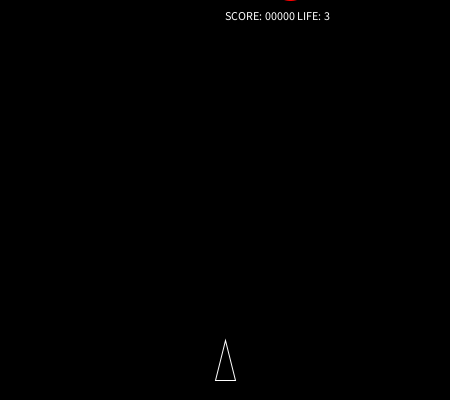
Frame 1 (no input)
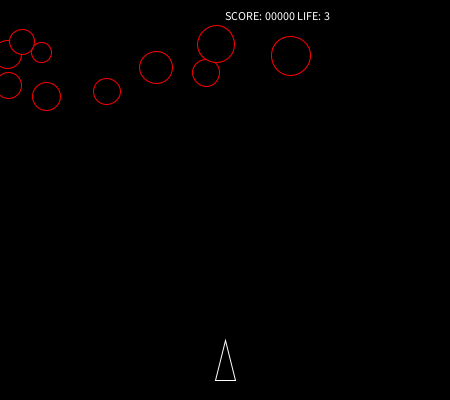
Frame 60 (the mouse pressed at the canvas centre just before this capture)
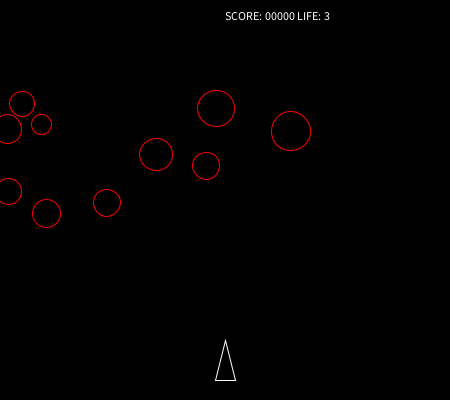
Frame 120 (the mouse held since frame 60 and released just before this capture)

The Processing sketch that drew these frames (run headless with seeded random() and noise(); from frame 60 on, the mouse is pressed at the canvas centre):

// Processing sketch: processing_month_day_018
// ── processing_month_day_018.pde
SpaceShip spaceShip;

ArrayList<Asteroid> asteroids;

int score;
int life;

void setup()
{
    size( 450, 400 );
    
    spaceShip = new SpaceShip();

    asteroids = new ArrayList<Asteroid>();
    for (int i = 0; i < 10; i++) {
        asteroids.add( new Asteroid() );
    }
    
    score = 0;
    life = 3;

}

void draw()
{
    background(0);
    noSmooth();
 
    if ( life > 0 ) {
 
        for (Asteroid a : asteroids ) {
            a.update();
            a.render();
        
            if ( collide( a ) ) {
                spaceShip.hit = true;
            }
        }

        spaceShip.render();

        if ( spaceShip.hit && spaceShip.starRadius > 40 ) {
            resetAfterHit();
        }
    } else {
        fill(255);
        text("GAME OVER", 255, 200 );
    }

    fill(255);
    text("SCORE: " + nf(score, 5) + " LIFE: " + life, 225, 20);
    
}

void keyPressed()
{
    if (key == CODED) {
        if (keyCode == LEFT) {
            spaceShip.update( -10 );
        }

        if (keyCode == RIGHT) {
            spaceShip.update( 10 );
        }
    }
    
    if (key == ' ' && life == 0 ) {
        resetGame();
    }
}

// ── Asteroid.pde
class Asteroid
{
    PVector location;
    float   speed;
    float   radius;
    
    Asteroid()
    {
        location = new PVector( random( width ), -20 );
        speed = random( 1, 2 );
        radius = random( 10, 20 );
    }
    
    void update()
    {
        location.y += speed;
        
        if (location.y >= height + radius) {
            reset();
            score++;
         }
         
    }
    
    void render()
    {
        fill(0);
        stroke(255, 0, 0);
        
        pushMatrix();
        translate( location.x, location.y );
        ellipse( 0, 0, radius * 2, radius * 2 );
        popMatrix();
        
    }
    
    void reset()
    {
         location.x = random(width);
         location.y = -20;
         speed = random( 1, 2 );
         radius = random( 10, 20 );
         
//         hit = false;
    }

}

// ── SpaceShip.pde
class SpaceShip
{
    PVector location;
    
    PVector point1;
    PVector point2;
    PVector point3;
 
    boolean hit;
    float   starRadius;
   
    SpaceShip()
    {
        location = new PVector( width/2, 360 );
        point1   = new PVector( location.x     , location.y - 20 );
        point2   = new PVector( location.x + 10, location.y + 20 );
        point3   = new PVector( location.x - 10, location.y + 20 );
        
        hit = false;
        starRadius = 10;
        
    }
    
    void update(float x)
    {
        location.x += x;
        
        location.x = constrain( location.x, 15, width - 15 );
        
        point1.set( location.x     , location.y - 20, 0 );
        point2.set( location.x + 10, location.y + 20, 0 );
        point3.set( location.x - 10, location.y + 20, 0 );
 
   }
    
    void render()
    {
        fill(0);
        stroke(255);        
        triangle( point1.x, point1.y, point2.x, point2.y, point3.x, point3.y );
 
        if ( hit ) {
            stroke(0, 255, 0);
            noFill();
            star( location.x, location.y, starRadius );
            starRadius++;
        } 

    }

    void reset()
    {
        starRadius = 10;
        hit = false;
        location.set( width/2, 360, 0 );
        update(0);
    }
}

// ── functions.pde
boolean collide(Asteroid a)
{
    boolean line1 = circleLineIntersect(spaceShip.point1.x, spaceShip.point1.y, spaceShip.point2.x, spaceShip.point2.y, a.location.x, a.location.y, a.radius);
    boolean line2 = circleLineIntersect(spaceShip.point3.x, spaceShip.point3.y, spaceShip.point1.x, spaceShip.point1.y, a.location.x, a.location.y, a.radius);

    if ( line1 || line2 ) {
        return true;
    } else {
        return false;
    }
}

// Code adapted from Paul Bourke:
// http://local.wasp.uwa.edu.au/~pbourke/geometry/sphereline/raysphere.c
boolean circleLineIntersect(float x1, float y1, float x2, float y2, float cx, float cy, float cr )
{
    float dx = x2 - x1;
    float dy = y2 - y1;
    
    float a = dx * dx + dy * dy;
    float b = 2 * (dx * (x1 - cx) + dy * (y1 - cy));
    float c = cx * cx + cy * cy;
    c += x1 * x1 + y1 * y1;
    c -= 2 * (cx * x1 + cy * y1);
    c -= cr * cr;
    float bb4ac = b * b - 4 * a * c;

    if (bb4ac < 0) {
        return false;
    } else {
        float mu = (-b + sqrt( b*b - 4*a*c )) / (2*a);
        float ix1 = x1 + mu*(dx);
        float iy1 = y1 + mu*(dy);
        mu = (-b - sqrt(b*b - 4*a*c )) / (2*a);
        float ix2 = x1 + mu*(dx);
        float iy2 = y1 + mu*(dy);
        float testX;
        float testY;

        if (dist(x1, y1, cx, cy) < dist(x2, y2, cx, cy)) {
            testX = x2;
            testY = y2;
        } else {
            testX = x1;
            testY = y1;
        }

        if (dist(testX, testY, ix1, iy1) < dist(x1, y1, x2, y2) || dist(testX, testY, ix2, iy2) < dist(x1, y1, x2, y2)) {
            return true;
        } else {
            return false;
        }
    }
}

void star( float _x, float _y, float _radius)
{
    int numSpikes = 9;
    int numPoints = numSpikes * 2;
    float angle = TWO_PI / float(numPoints);
    
    pushMatrix();
    translate( _x, _y );
    beginShape();
    for (int i = 0; i < numPoints; i++) {
        float x;
        float y;
        if ( i % 2 == 0 ) {
            x = cos( angle * i ) * _radius;
            y = sin( angle * i ) * _radius;
        } else {
            x = cos( angle * i ) * (_radius / 2);
            y = sin( angle * i ) * (_radius / 2);
        }
        vertex( x, y );
    }
    endShape(CLOSE);
    popMatrix();
}

void resetAfterHit()
{
    for (Asteroid a : asteroids ) {
        a.reset();
    }
    
    spaceShip.reset();
    
    life--;
    
    delay(1000);

}

void resetGame()
{
    for (Asteroid a : asteroids ) {
        a.reset();
    }
    
    spaceShip.reset();
    
    life = 3;
    score = 0;

}
